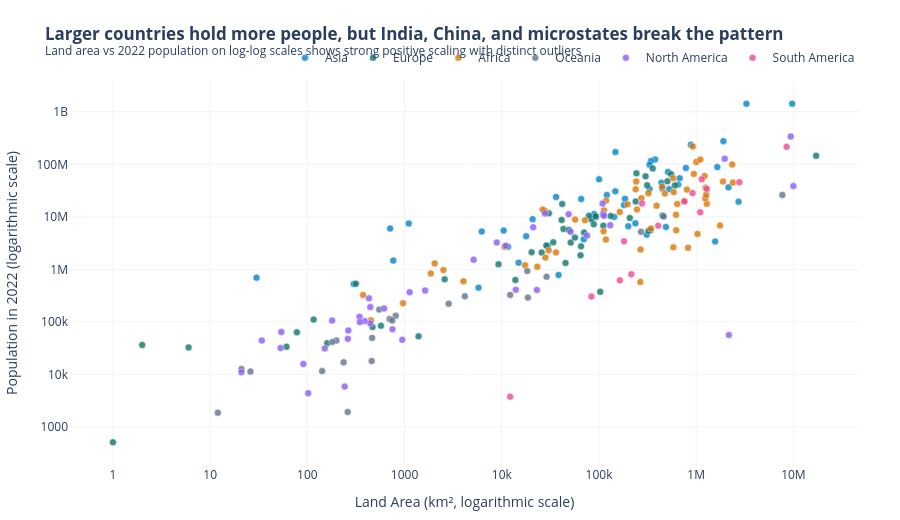

Notebook cell for this chart:
### Markdown cell above
**Chart choice & justification:** *Which chart did you choose, and why? Justify design choices.

**Chart choice:** Scatter plot (log-log scale).

**Justification:**
- **Why this chart:** The question examines the bivariate relationship between two continuous variables (land area vs 2022 population) and asks for specific outliers breaking the trend across continents.
- **Design choices:** Both land area and population span over 6 orders of magnitude (from microstates < 10 km² to Russia at 17M km²; Vatican City at 500 people to China at 1.4B). Log scales on both axes are essential to unclamp the data and reveal the underlying positive power-law relationship. Continents are encoded with a distinct CVD-safe palette. Direct annotations highlight the major pattern-breakers: China/India and Bangladesh far above trend, and Greenland, Australia, and Canada far below.

### Code cell
# Q3: 
palette_continents = {
    'Asia': '#0284c7',
    'Africa': '#d97706',
    'Europe': '#0f766e',
    'North America': '#8b5cf6',
    'South America': '#ec4899',
    'Oceania': '#64748b'
}

fig3 = px.scatter(
    df, x='Area', y='2022 Population', color='Continent',
    color_discrete_map=palette_continents,
    hover_name='Country',
    log_x=True, log_y=True,
    title="<b>Larger countries hold more people, but India, China, and microstates break the pattern</b><br><sup>Land area vs 2022 population on log-log scales shows strong positive scaling with distinct outliers</sup>"
)

fig3.update_traces(marker=dict(size=7, opacity=0.8, line=dict(width=0.5, color='#ffffff')))


outliers_q3 = [
    ('China', "China & India:<br>Huge population (>1.4B) far above trend", -20, -30),
    ('Singapore', "Singapore:<br>Extreme density (8.4k/km²)", 25, -25),
    ('Greenland', "Greenland:<br>Massive land (2.1M km²), only 56k people", -20, 25),
    ('Australia', "Australia:<br>Large continent, sparse", 20, 20),
    ('Bangladesh', "Bangladesh:<br>171M in compact area", -25, 20)
]

for country, label, ax, ay in outliers_q3:
    row = df[df['Country'] == country]
    if not row.empty:
        r = row.iloc[0]
        fig3.add_annotation(
            x=r['Area'], y=r['2022 Population'],
            text=label,
            showarrow=True, arrowhead=2, arrowsize=1, arrowwidth=1.2, arrowcolor='#475569',
            ax=ax, ay=ay,
            font=dict(size=9, color='#1e293b'),
            bgcolor='rgba(255,255,255,0.85)',
            bordercolor='#cbd5e1', borderwidth=0.8
        )

fig3.update_layout(
    template='plotly_white',
    xaxis=dict(title='Land Area (km², logarithmic scale)', showgrid=True, gridcolor='#f1f5f9'),
    yaxis=dict(title='Population in 2022 (logarithmic scale)', showgrid=True, gridcolor='#f1f5f9'),
    legend=dict(title='', orientation='h', yanchor='bottom', y=1.02, xanchor='right', x=1),
    margin=dict(l=60, r=40, t=80, b=50),
    height=520
)

fig3.show()

### Figure 1 — Plotly figure (JSON) as saved in the notebook; plotly's stock layout.template omitted (floating-point values rounded to 4 significant figures)
{"data": [{"hovertemplate": "<b>%{hovertext}</b><br><br>Continent=Asia<br>Area=%{x}<br>2022 Population=%{y}<extra></extra>", "hovertext": ["Afghanistan", "Armenia", "Azerbaijan", "Bahrain", "Bangladesh", "Bhutan", "Brunei", "Cambodia", "China", "Georgia", "Hong Kong", "India", "Indonesia", "Iran", "Iraq", "Israel", "Japan", "Jordan", "Kazakhstan", "Kuwait", "Kyrgyzstan", "Laos", "Lebanon", "Macau", "Malaysia", "Maldives", "Mongolia", "Myanmar", "Nepal", "North Korea", "Oman", "Pakistan", "Palestine", "Philippines", "Qatar", "Saudi Arabia", "Singapore", "South Korea", "Sri Lanka", "Syria", "Taiwan", "Tajikistan", "Thailand", "Timor-Leste", "Turkey", "Turkmenistan", "United Arab Emirates", "Uzbekistan", "Vietnam", "Yemen"], "legendgroup": "Asia", "marker": {"color": "#0284c7", "symbol": "circle", "line": {"color": "#ffffff", "width": 0.5}, "opacity": 0.8, "size": 7}, "mode": "markers", "name": "Asia", "orientation": "v", "showlegend": true, "x": [652230, 29743, 86600, 765, 147570, 38394, 5765, 181035, 9706961, 69700, 1104, 3287590, 1904569, 1648195, 438317, 20770, 377930, 89342, 2724900, 17818, 199951, 236800, 10452, 30, 330803, 300, 1564110, 676578, 147181, 120538, 309500, 881912, 6220, 342353, 11586, 2149690, 710, 100210, 65610, 185180, 36193, 143100, 513120, 14874, 783562, 488100, 83600, 447400, 331212, 527968], "xaxis": "x", "y": [41128771, 2780469, 10358074, 1472233, 171186372, 782455, 449002, 16767842, 1425887337, 3744385, 7488865, 1417173173, 275501339, 88550570, 44496122, 9038309, 123951692, 11285869, 19397998, 4268873, 6630623, 7529475, 5489739, 695168, 33938221, 523787, 3398366, 54179306, 30547580, 26069416, 4576298, 235824862, 5250072, 115559009, 2695122, 36408820, 5975689, 51815810, 21832143, 22125249, 23893394, 9952787, 71697030, 1341296, 85341241, 6430770, 9441129, 34627652, 98186856, 33696614], "yaxis": "y", "type": "scatter"}, {"hovertemplate": "<b>%{hovertext}</b><br><br>Continent=Europe<br>Area=%{x}<br>2022 Population=%{y}<extra></extra>", "hovertext": ["Albania", "Andorra", "Austria", "Belarus", "Belgium", "Bosnia and Herzegovina", "Bulgaria", "Croatia", "Cyprus", "Czech Republic", "Denmark", "Estonia", "Faroe Islands", "Finland", "France", "Germany", "Gibraltar", "Greece", "Guernsey", "Hungary", "Iceland", "Ireland", "Isle of Man", "Italy", "Jersey", "Latvia", "Liechtenstein", "Lithuania", "Luxembourg", "Malta", "Moldova", "Monaco", "Montenegro", "Netherlands", "North Macedonia", "Norway", "Poland", "Portugal", "Romania", "Russia", "San Marino", "Serbia", "Slovakia", "Slovenia", "Spain", "Sweden", "Switzerland", "Ukraine", "United Kingdom", "Vatican City"], "legendgroup": "Europe", "marker": {"color": "#0f766e", "symbol": "circle", "line": {"color": "#ffffff", "width": 0.5}, "opacity": 0.8, "size": 7}, "mode": "markers", "name": "Europe", "orientation": "v", "showlegend": true, "x": [28748, 468, 83871, 207600, 30528, 51209, 110879, 56594, 9251, 78865, 43094, 45227, 1393, 338424, 551695, 357114, 6, 131990, 78, 93028, 103000, 70273, 572, 301336, 116, 64559, 160, 65300, 2586, 316, 33846, 2, 13812, 41850, 25713, 323802, 312679, 92090, 238391, 17098242, 61, 88361, 49037, 20273, 505992, 450295, 41284, 603500, 242900, 1], "xaxis": "x", "y": [2842321, 79824, 8939617, 9534954, 11655930, 3233526, 6781953, 4030358, 1251488, 10493986, 5882261, 1326062, 53090, 5540745, 64626628, 83369843, 32649, 10384971, 63301, 9967308, 372899, 5023109, 84519, 59037474, 110778, 1850651, 39327, 2750055, 647599, 533286, 3272996, 36469, 627082, 17564014, 2093599, 5434319, 39857145, 10270865, 19659267, 144713314, 33660, 7221365, 5643453, 2119844, 47558630, 10549347, 8740472, 39701739, 67508936, 510], "yaxis": "y", "type": "scatter"}, {"hovertemplate": "<b>%{hovertext}</b><br><br>Continent=Africa<br>Area=%{x}<br>2022 Population=%{y}<extra></extra>", "hovertext": ["Algeria", "Angola", "Benin", "Botswana", "Burkina Faso", "Burundi", "Cameroon", "Cape Verde", "Central African Republic", "Chad", "Comoros", "Djibouti", "DR Congo", "Egypt", "Equatorial Guinea", "Eritrea", "Eswatini", "Ethiopia", "Gabon", "Gambia", "Ghana", "Guinea", "Guinea-Bissau", "Ivory Coast", "Kenya", "Lesotho", "Liberia", "Libya", "Madagascar", "Malawi", "Mali", "Mauritania", "Mauritius", "Mayotte", "Morocco", "Mozambique", "Namibia", "Niger", "Nigeria", "Republic of the Congo", "Reunion", "Rwanda", "Sao Tome and Principe", "Senegal", "Seychelles", "Sierra Leone", "Somalia", "South Africa", "South Sudan", "Sudan", "Tanzania", "Togo", "Tunisia", "Uganda", "Western Sahara", "Zambia", "Zimbabwe"], "legendgroup": "Africa", "marker": {"color": "#d97706", "symbol": "circle", "line": {"color": "#ffffff", "width": 0.5}, "opacity": 0.8, "size": 7}, "mode": "markers", "name": "Africa", "orientation": "v", "showlegend": true, "x": [2381741, 1246700, 112622, 582000, 272967, 27834, 475442, 4033, 622984, 1284000, 1862, 23200, 2344858, 1002450, 28051, 117600, 17364, 1104300, 267668, 10689, 238533, 245857, 36125, 322463, 580367, 30355, 111369, 1759540, 587041, 118484, 1240192, 1030700, 2040, 374, 446550, 801590, 825615, 1267000, 923768, 342000, 2511, 26338, 964, 196722, 452, 71740, 637657, 1221037, 619745, 1886068, 945087, 56785, 163610, 241550, 266000, 752612, 390757], "xaxis": "x", "y": [44903225, 35588987, 13352864, 2630296, 22673762, 12889576, 27914536, 593149, 5579144, 17723315, 836774, 1120849, 99010212, 110990103, 1674908, 3684032, 1201670, 123379924, 2388992, 2705992, 33475870, 13859341, 2105566, 28160542, 54027487, 2305825, 5302681, 6812341, 29611714, 20405317, 22593590, 4736139, 1299469, 326101, 37457971, 32969517, 2567012, 26207977, 218541212, 5970424, 974052, 13776698, 227380, 17316449, 107118, 8605718, 17597511, 59893885, 10913164, 46874204, 65497748, 8848699, 12356117, 47249585, 575986, 20017675, 16320537], "yaxis": "y", "type": "scatter"}, {"hovertemplate": "<b>%{hovertext}</b><br><br>Continent=Oceania<br>Area=%{x}<br>2022 Population=%{y}<extra></extra>", "hovertext": ["American Samoa", "Australia", "Cook Islands", "Fiji", "French Polynesia", "Guam", "Kiribati", "Marshall Islands", "Micronesia", "Nauru", "New Caledonia", "New Zealand", "Niue", "Northern Mariana Islands", "Palau", "Papua New Guinea", "Samoa", "Solomon Islands", "Tokelau", "Tonga", "Tuvalu", "Vanuatu", "Wallis and Futuna"], "legendgroup": "Oceania", "marker": {"color": "#64748b", "symbol": "circle", "line": {"color": "#ffffff", "width": 0.5}, "opacity": 0.8, "size": 7}, "mode": "markers", "name": "Oceania", "orientation": "v", "showlegend": true, "x": [199, 7692024, 236, 18272, 4167, 549, 811, 181, 702, 21, 18575, 270467, 260, 464, 459, 462840, 2842, 28896, 12, 747, 26, 12189, 142], "xaxis": "x", "y": [44273, 26177413, 17011, 929766, 306279, 171774, 131232, 41569, 114164, 12668, 289950, 5185288, 1934, 49551, 18055, 10142619, 222382, 724273, 1871, 106858, 11312, 326740, 11572], "yaxis": "y", "type": "scatter"}, {"hovertemplate": "<b>%{hovertext}</b><br><br>Continent=North America<br>Area=%{x}<br>2022 Population=%{y}<extra></extra>", "hovertext": ["Anguilla", "Antigua and Barbuda", "Aruba", "Bahamas", "Barbados", "Belize", "Bermuda", "British Virgin Islands", "Canada", "Cayman Islands", "Costa Rica", "Cuba", "Curacao", "Dominica", "Dominican Republic", "El Salvador", "Greenland", "Grenada", "Guadeloupe", "Guatemala", "Haiti", "Honduras", "Jamaica", "Martinique", "Mexico", "Montserrat", "Nicaragua", "Panama", "Puerto Rico", "Saint Barthelemy", "Saint Kitts and Nevis", "Saint Lucia", "Saint Martin", "Saint Pierre and Miquelon", "Saint Vincent and the Grenadines", "Sint Maarten", "Trinidad and Tobago", "Turks and Caicos Islands", "United States", "United States Virgin Islands"], "legendgroup": "North America", "marker": {"color": "#8b5cf6", "symbol": "circle", "line": {"color": "#ffffff", "width": 0.5}, "opacity": 0.8, "size": 7}, "mode": "markers", "name": "North America", "orientation": "v", "showlegend": true, "x": [91, 442, 180, 13943, 430, 22966, 54, 151, 9984670, 264, 51100, 109884, 444, 751, 48671, 21041, 2166086, 344, 1628, 108889, 27750, 112492, 10991, 1128, 1964375, 102, 130373, 75417, 8870, 21, 261, 616, 53, 242, 389, 34, 5130, 948, 9372610, 347], "xaxis": "x", "y": [15857, 93763, 106445, 409984, 281635, 405272, 64184, 31305, 38454327, 68706, 5180829, 11212191, 191163, 72737, 11228821, 6336392, 56466, 125438, 395752, 17843908, 11584996, 10432860, 2827377, 367507, 127504125, 4390, 6948392, 4408581, 3252407, 10967, 47657, 179857, 31791, 5862, 103948, 44175, 1531044, 45703, 338289857, 99465], "yaxis": "y", "type": "scatter"}, {"hovertemplate": "<b>%{hovertext}</b><br><br>Continent=South America<br>Area=%{x}<br>2022 Population=%{y}<extra></extra>", "hovertext": ["Argentina", "Bolivia", "Brazil", "Chile", "Colombia", "Ecuador", "Falkland Islands", "French Guiana", "Guyana", "Paraguay", "Peru", "Suriname", "Uruguay", "Venezuela"], "legendgroup": "South America", "marker": {"color": "#ec4899", "symbol": "circle", "line": {"color": "#ffffff", "width": 0.5}, "opacity": 0.8, "size": 7}, "mode": "markers", "name": "South America", "orientation": "v", "showlegend": true, "x": [2780400, 1098581, 8515767, 756102, 1141748, 276841, 12173, 83534, 214969, 406752, 1285216, 163820, 181034, 916445], "xaxis": "x", "y": [45510318, 12224110, 215313498, 19603733, 51874024, 18001000, 3780, 304557, 808726, 6780744, 34049588, 618040, 3422794, 28301696], "yaxis": "y", "type": "scatter"}], "layout": {"xaxis": {"anchor": "y", "domain": [0.0, 1.0], "title": {"text": "Land Area (km², logarithmic scale)"}, "type": "log", "showgrid": true, "gridcolor": "#f1f5f9"}, "yaxis": {"anchor": "x", "domain": [0.0, 1.0], "title": {"text": "Population in 2022 (logarithmic scale)"}, "type": "log", "showgrid": true, "gridcolor": "#f1f5f9"}, "legend": {"title": {"text": ""}, "tracegroupgap": 0, "orientation": "h", "yanchor": "bottom", "y": 1.02, "xanchor": "right", "x": 1}, "title": {"text": "<b>Larger countries hold more people, but India, China, and microstates break the pattern</b><br><sup>Land area vs 2022 population on log-log scales shows strong positive scaling with distinct outliers</sup>"}, "annotations": [{"arrowcolor": "#475569", "arrowhead": 2, "arrowsize": 1, "arrowwidth": 1.2, "ax": -20, "ay": -30, "bgcolor": "rgba(255,255,255,0.85)", "bordercolor": "#cbd5e1", "borderwidth": 0.8, "font": {"color": "#1e293b", "size": 9}, "showarrow": true, "text": "China & India:<br>Huge population (>1.4B) far above trend", "x": 9706961, "y": 1425887337}, {"arrowcolor": "#475569", "arrowhead": 2, "arrowsize": 1, "arrowwidth": 1.2, "ax": 25, "ay": -25, "bgcolor": "rgba(255,255,255,0.85)", "bordercolor": "#cbd5e1", "borderwidth": 0.8, "font": {"color": "#1e293b", "size": 9}, "showarrow": true, "text": "Singapore:<br>Extreme density (8.4k/km²)", "x": 710, "y": 5975689}, {"arrowcolor": "#475569", "arrowhead": 2, "arrowsize": 1, "arrowwidth": 1.2, "ax": -20, "ay": 25, "bgcolor": "rgba(255,255,255,0.85)", "bordercolor": "#cbd5e1", "borderwidth": 0.8, "font": {"color": "#1e293b", "size": 9}, "showarrow": true, "text": "Greenland:<br>Massive land (2.1M km²), only 56k people", "x": 2166086, "y": 56466}, {"arrowcolor": "#475569", "arrowhead": 2, "arrowsize": 1, "arrowwidth": 1.2, "ax": 20, "ay": 20, "bgcolor": "rgba(255,255,255,0.85)", "bordercolor": "#cbd5e1", "borderwidth": 0.8, "font": {"color": "#1e293b", "size": 9}, "showarrow": true, "text": "Australia:<br>Large continent, sparse", "x": 7692024, "y": 26177413}, {"arrowcolor": "#475569", "arrowhead": 2, "arrowsize": 1, "arrowwidth": 1.2, "ax": -25, "ay": 20, "bgcolor": "rgba(255,255,255,0.85)", "bordercolor": "#cbd5e1", "borderwidth": 0.8, "font": {"color": "#1e293b", "size": 9}, "showarrow": true, "text": "Bangladesh:<br>171M in compact area", "x": 147570, "y": 171186372}], "margin": {"l": 60, "r": 40, "t": 80, "b": 50}, "height": 520}}
